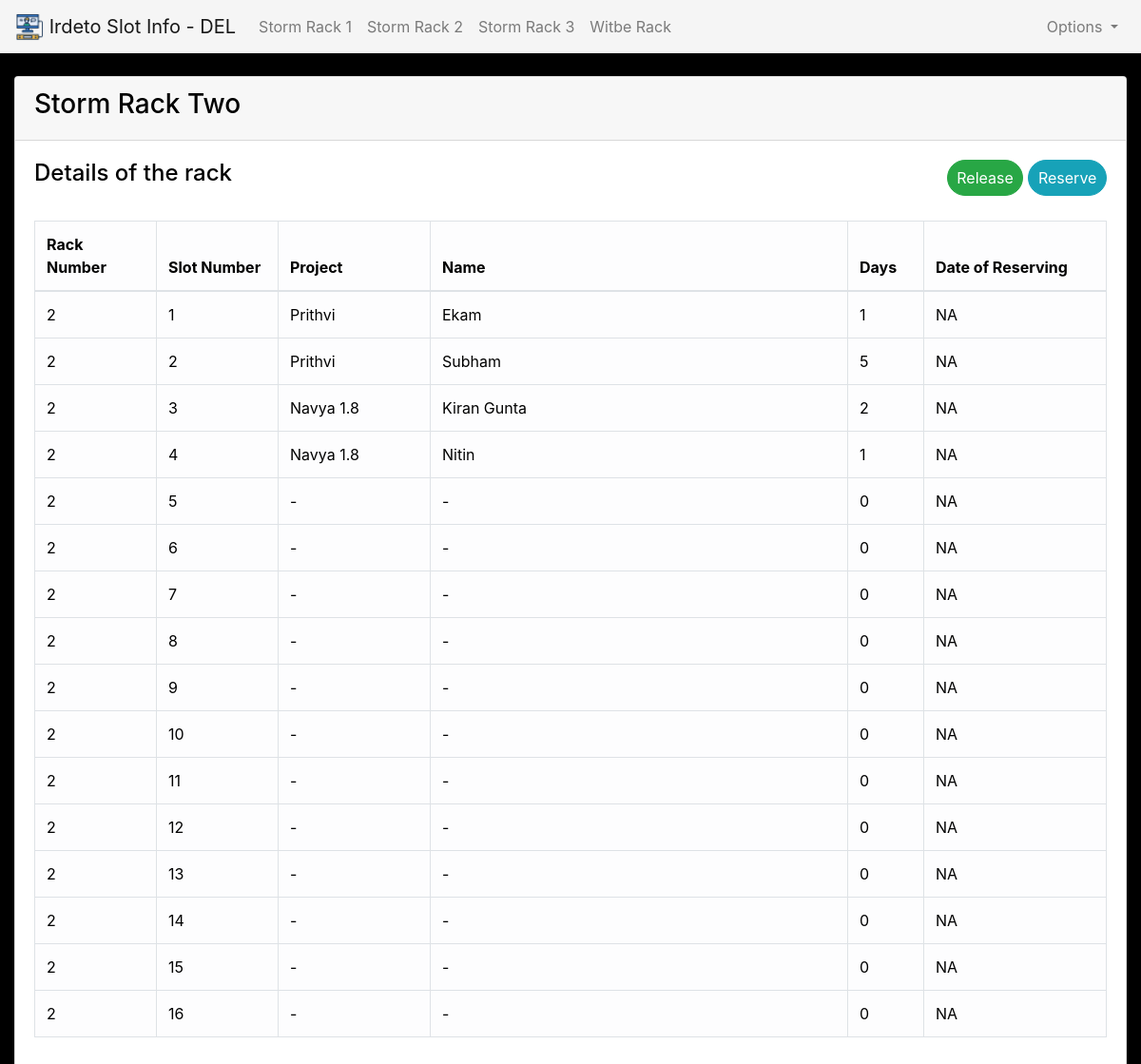
Page /rack2 on the committed database.
### slotinfo/models.py (models this page shows, shortened)
class Item(db.Model):
        slotID = db.Column(db.String(length=10),primary_key=True)
        rack_number = db.Column(db.Integer(), nullable=False)
        slot_number = db.Column(db.Integer(), nullable=False)
        days_taken = db.Column(db.Integer(),nullable=False)
        project = db.Column(db.String(length=30),nullable=False)
        name = db.Column(db.String(length=50),nullable=False)
        description = db.Column(db.String(length=1024),nullable=True)

### slotinfo/routes.py (the view)
@app.route('/rack2')
def rack_two():
	items2 = Item.query.filter_by(rack_number=2)
	form = AddProjectForm()
	return render_template('rack2.html',items=items2,form=form)

### slotinfo/templates/rack2.html (shortened to what this page needs)
{% extends 'base.html' %}
{% block content %}
<br>
<div class="container-fluid">
    <div class="jumbotron-fluid">
        <div class="card" id = "rack-table1" style="color: black;">
            <div class="card-header">
                <h3>Storm Rack Two</h3>
            </div>
            <div class="card-body">
                <div class="row">
                    <div class="col">
                        <h4 class="card-title">Details of the rack</h4>
                    </div>
                    <div class="col">
                        <button class="btn btn-outline btn-info float-right badge-pill" style="margin-bottom: 2px;margin-left: 5px;">Reserve</button>
                        <button class="btn btn-outline btn-success float-right badge-pill" style="margin-bottom: 2px;">Release</button>
                    </div>
                </div>
                <br>
                <table class="table table-hover table-light table-bordered" style="color: black;">
                    <thead style="text-align: center;">
                        <tr style="text-align: justify;">
                            <th scope="col" style="width: 8rem;">Rack Number</th>
                            <th scope="col" style="width: 8rem;">Slot Number</th>
                            <th scope="col" style="width: 10rem;">Project</th>
                            <th scope="col" >Name</th>
                            <th scope="col" style="width:5rem;">Days</th>
                            <th scope="col" style="width:12rem;">Date of Reserving</th>
                        </tr>
                    </thead>
                    <tbody>
                        {% for item in items %}
                            <tr style="text-align: justify;">
                                <td>{{item.rack_number}}</td>
                                <td>{{item.slot_number}}</td>
                                <td>{{item.project}}</td>
                                <td>{{item.name}}</td>
                                <td>{{item.days_taken}}</td>
                                <td>NA</td>
                            </tr>
                        {% endfor %}
                    </tbody>
                </table>
            </div>
        </div>
    </div>
</div>
{% endblock %}

### slotinfo/templates/base.html (style rules this page uses)
body { background-color: black; color: white; }

### rows in the picture
Item: rack_number "2", slot_number "1", project "Prithvi", name "Ekam", days_taken "1"
Item: rack_number "2", slot_number "2", project "Prithvi", name "Subham", days_taken "5"
Item: rack_number "2", slot_number "3", project "Navya 1.8", name "Kiran Gunta", days_taken "2"
Item: rack_number "2", slot_number "4", project "Navya 1.8", name "Nitin", days_taken "1"
Item: rack_number "2", slot_number "5", project "-", name "-", days_taken "0"
Item: rack_number "2", slot_number "6", project "-", name "-", days_taken "0"
Item: rack_number "2", slot_number "7", project "-", name "-", days_taken "0"
Item: rack_number "2", slot_number "8", project "-", name "-", days_taken "0"
Item: rack_number "2", slot_number "9", project "-", name "-", days_taken "0"
Item: rack_number "2", slot_number "10", project "-", name "-", days_taken "0"
Item: rack_number "2", slot_number "11", project "-", name "-", days_taken "0"
Item: rack_number "2", slot_number "12", project "-", name "-", days_taken "0"
Item: rack_number "2", slot_number "13", project "-", name "-", days_taken "0"
Item: rack_number "2", slot_number "14", project "-", name "-", days_taken "0"
Item: rack_number "2", slot_number "15", project "-", name "-", days_taken "0"
Item: rack_number "2", slot_number "16", project "-", name "-", days_taken "0"
